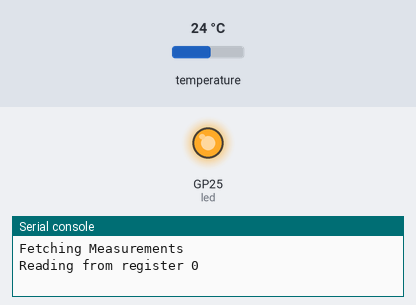
This program was run on a simulated Raspberry Pi Pico running MicroPython. Parts: output pins drawn as LEDs (lit = HIGH), the last lines printed to the serial console. Inputs (shaded band) come from the test bench; at power-on: temperature 24 °C.

Above: at 0.05 s.
At 5.1 s:
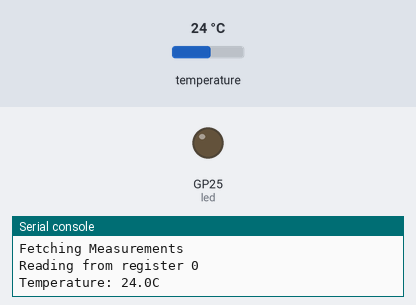
Timing chart, 0 to 13.1 s (numbered marks = the images above):
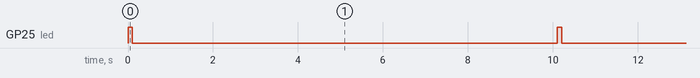

The program:

TMP117.py
```python
import machine
from time import sleep

def convert_twos_complement(raw_bytes,nbits = 16):
    bits = bin(int(bytearray(raw_bytes).hex(),nbits))[2:]

    # Sadly no zfill in micro-python
    bits = '0'*(nbits - len(bits)) + bits
    msb = int(bits[0])
    value = int(bits[1:],2) - msb*2**15
    return value

class TMP117:
    # yellow -> SCL
    # Blue -> SDA

    # Commands

    TEMP_REGISTER = 0x00
    CONFIG_REGISTER = 0x01
    DEVICE_ID_REGISTER = 0x0F

    TEMP_RESET = 0x8000
    SOFT_RESET = 0x0002

    def __init__(self,i2c,address = 0x48):
        self.ADDRESS=address
        self.i2c = i2c

    def write_to_register(self,reg,cmd):
        print('Writing {cmd} to device on register {reg}'.format(cmd = cmd,reg = reg))
        self.i2c.writeto_mem(self.ADDRESS,reg,bytes([cmd]))
        sleep(0.1)

    def read_from_register(self,reg,n_bytes = 2):
        print('Reading from register {reg}'.format(reg = reg))
        bytes_read = bytearray(n_bytes)
        self.i2c.readfrom_mem_into(self.ADDRESS,reg,bytes_read)
        sleep(0.1)
        return bytes_read

    def get_measurements(self):
        """
        We get 2 bytes (16 bits) back, represents two's complement of temperature
        """
        raw_bytes = self.read_from_register(TMP117.TEMP_REGISTER,n_bytes=2)
        raw_temp = convert_twos_complement(raw_bytes)
        temp = self.raw_to_centigrade(raw_temp)
        print('Temperature: {temp}C'.format(temp = temp))
        return dict(temp = temp)

    def raw_to_centigrade(self,raw):
        return raw*7.8125e-3


if __name__ =='__main__':
    SCL = machine.Pin(9)
    SDA = machine.Pin(8)
    i2c_bus = machine.I2C(0, scl = SCL, sda = SDA)
    sensor=TMP117(i2c_bus)
    led = machine.Pin("LED", machine.Pin.OUT)
    while True:
        led.value(True)
        print('Fetching Measurements')
        data = sensor.get_measurements()
        led.value(False)
        sleep(10)
```

Measured:
- by itself, GP25 (led): alternates HIGH for 0.10 s and LOW for 10.0 s
